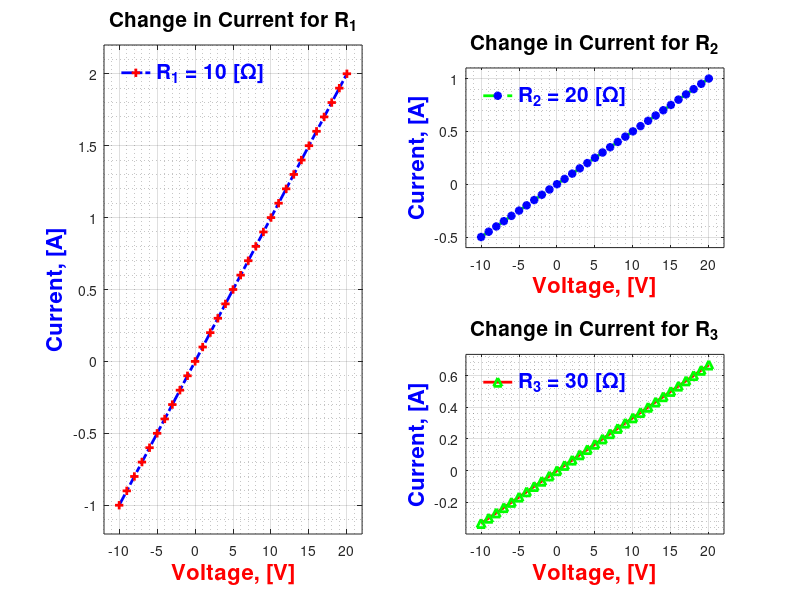

Write MATLAB code to recreate this figure.
clc, clear, close all

%% Data: Voltages, Resistances and Currents
U = -10:20;

R1 = 10;
R2 = 20;
R3 = 30;

I1 = U / R1;
I2 = U / R2;
I3 = U / R3;

%% First Subplot
subplot(2, 2, [1 3])
plot(U, I1, 'b', 'LineStyle', '-.', 'LineWidth', 2, 'Marker', '+', 'MarkerEdgeColor', 'r')
grid on
grid minor

xlabel('Voltage, [V]', 'FontSize', 16, 'FontWeight', 'Bold', 'Color', 'r')
ylabel('Current, [A]', 'FontSize', 16, 'FontWeight', 'Bold', 'Color', 'b')

xLimMin = min(U) - (max(U) * 0.1);
xLimMax = max(U) + (max(U) * 0.1);
yLimMin = min(I1) - (max(I1) * 0.1);
yLimMax = max(I1) + (max(I1) * 0.1);

xlim([xLimMin xLimMax])
ylim([yLimMin yLimMax])

firstLegend = legend('R_1 = 10 [\Omega]');
set(firstLegend, 'FontSize', 15)
set(firstLegend, 'FontWeight', 'bold')
set(firstLegend, 'TextColor', 'b')
set(firstLegend, 'Location', 'northwest')
set(firstLegend, 'Orientation', 'vertical')
set(firstLegend, 'Box', 'off')

title('Change in Current for R_1', ...
    'FontSize', 15, ...
    'FontWeight', 'bold', ...
    'Color', 'k')

%% Second Subplot
subplot(2, 2, 2)
plot(U, I2, 'g', 'LineStyle', '--', 'LineWidth', 2, 'Marker', '*', 'MarkerEdgeColor', 'b')
grid on
grid minor

xlabel('Voltage, [V]', 'FontSize', 16, 'FontWeight', 'Bold', 'Color', 'r')
ylabel('Current, [A]', 'FontSize', 16, 'FontWeight', 'Bold', 'Color', 'b')

xLimMin = min(U) - (max(U) * 0.1);
xLimMax = max(U) + (max(U) * 0.1);
yLimMin = min(I2) - (max(I2) * 0.1);
yLimMax = max(I2) + (max(I2) * 0.1);

xlim([xLimMin xLimMax])
ylim([yLimMin yLimMax])

secondLegend = legend('R_2 = 20 [\Omega]');
set(secondLegend, 'FontSize', 15)
set(secondLegend, 'FontWeight', 'bold')
set(secondLegend, 'TextColor', 'b')
set(secondLegend, 'Location', 'northwest')
set(secondLegend, 'Orientation', 'vertical')
set(secondLegend, 'Box', 'off')

title('Change in Current for R_2', ...
    'FontSize', 15, ...
    'FontWeight', 'bold', ...
    'Color', 'k')

%% Third Subplot
subplot(2, 2, 4)
plot(U, I3, 'r', 'LineStyle', '-', 'LineWidth', 2, 'Marker', '^', 'MarkerEdgeColor', 'g')
grid on
grid minor

xlabel('Voltage, [V]', 'FontSize', 16, 'FontWeight', 'Bold', 'Color', 'r')
ylabel('Current, [A]', 'FontSize', 16, 'FontWeight', 'Bold', 'Color', 'b')

xLimMin = min(U) - (max(U) * 0.1);
xLimMax = max(U) + (max(U) * 0.1);
yLimMin = min(I3) - (max(I3) * 0.1);
yLimMax = max(I3) + (max(I3) * 0.1);

xlim([xLimMin xLimMax])
ylim([yLimMin yLimMax])

thirdLegend = legend('R_3 = 30 [\Omega]');
set(thirdLegend, 'FontSize', 15)
set(thirdLegend, 'FontWeight', 'bold')
set(thirdLegend, 'TextColor', 'b')
set(thirdLegend, 'Location', 'northwest')
set(thirdLegend, 'Orientation', 'vertical')
set(thirdLegend, 'Box', 'off')


title('Change in Current for R_3', ...
    'FontSize', 15, ...
    'FontWeight', 'bold', ...
    'Color', 'k')